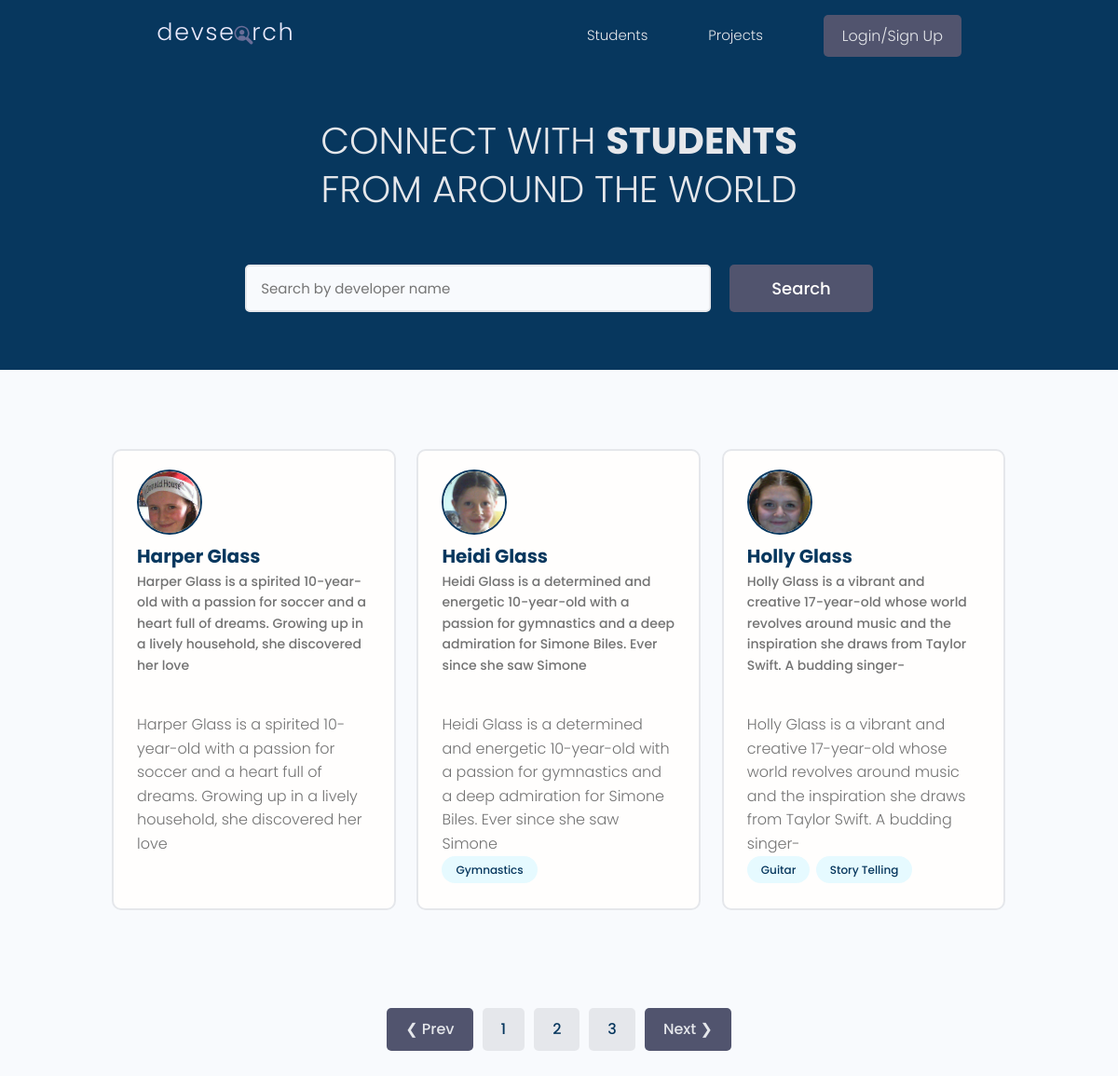
Screenshot of /?page=2 with the database file from the repository.
### users/models.py (models this page shows, shortened)
class Profile(models.Model):
    user = models.OneToOneField(User, on_delete=models.CASCADE, null=True,blank=True) # One User has One Profile
    username = models.CharField(max_length=200 , null=True,blank=True)
    location = models.CharField(max_length=200 , null=True,blank=True)
    name = models.CharField(max_length=200 , null=True,blank=True)
    email = models.EmailField(max_length=200 , null=True,blank=True)
    short_intro = models.TextField(null=True,blank=True)
    bio  = models.TextField(null=True,blank=True)
    profile_image = models.ImageField(null=True,blank=True, upload_to='profiles/',
                                      default="https://res.cloudinary.com/dw32qih2n/image/upload/v1733050419/user_default_jgcypw.png"
                                      )
    social_github = models.CharField(max_length=200,null=True,blank=True)
    social_x = models.CharField(max_length=200 , null=True,blank=True)
    social_linkdin = models.CharField(max_length=200 , null=True,blank=True)
    social_youtube = models.CharField(max_length=200 , null=True,blank=True)
    social_website = models.CharField(max_length=200 , null=True,blank=True)
    created = models.DateTimeField(auto_now_add=True)
    id = models.UUIDField(default=uuid.uuid4, unique=True, primary_key=True,editable=False)
    class Meta:
        ordering = ['name'] # "-" orders by descending
    @property
    def imageURL(self):
        BASE_DIR = Path(__file__).resolve().parent.parent
        os.path.join(BASE_DIR, 'templates')
        try:
            url = self.profile_image.url
        except:
            url= "https://res.cloudinary.com/dw32qih2n/image/upload/v1733050419/user_default_jgcypw.png"
        return url

class Skill(models.Model):
    owner = models.ForeignKey(Profile,on_delete = models.CASCADE, null = True, blank=True)
    name = models.CharField(max_length=200 , null=True,blank=True)
    description = models.TextField(null=True, blank=True)
    created = models.DateTimeField(auto_now_add=True)
    def __str__(self):
        return str(self.name)

### users/views.py (the view)
# urls.py: path('',views.profiles,name="profiles"),
def profiles(request):
    print(os.getcwd())
    search_query = ''
    profiles, search_query = searchProfiles(request)
    custom_range, profiles = paginateProfiles(request, profiles, 3)
    context = {'profiles':profiles , 'search_query':search_query, 'custom_range': custom_range}
    return render(request, 'users/profiles.html', context)

### users/utils.py (called while the page is built)
def searchProfiles(request):
    search_query = ''
    if request.GET.get('search_query'): #search_query is the "name =" on the form
        search_query = request.GET.get('search_query')
    print("SEARCH : ",search_query )
    skills = Skill.objects.filter(name__icontains = search_query)
    profiles = Profile.objects.distinct().filter(
        Q(name__icontains = search_query)| ##__icontains is is not case sensitive -->> BEFORE THE __icontains the filed vlaue from the table is entered  -  in this case "name"
        Q(short_intro__icontains = search_query)|
        Q(bio__icontains = search_query)|
        Q(skill__in=skills)
        ) ##__icontains is is not case sensitive -->> BEFORE THE __icontains the filed vlaue from the table is entered  -  in this case "name"
    return profiles , search_query

def paginateProfiles(request,profiles,results):
    page =   request.GET.get('page')
    paginator  = Paginator(profiles,results)
    try:
        profiles  = paginator.page(page)
    except PageNotAnInteger:
        page = 1
        profiles  = paginator.page(page)
    except EmptyPage:
        page = paginator.num_pages # get last pages
        profiles  = paginator.page(page)
    leftIndex = (int(page) - 1)
    if leftIndex < 1:
        leftIndex = 1
    rightIndex = (int(page) + 2)
    if rightIndex > paginator.num_pages:
        rightIndex = paginator.num_pages + 1
    custom_range = range(leftIndex,rightIndex)
    return custom_range , profiles

### users/templates/users/profiles.html (shortened to what this page needs)
{% extends 'main.html' %}
{% block content %}
  <main class="home">
    <section class="hero-section text-center">
      <div class="container container--narrow">
        <div class="hero-section__box">
          <h2>CONNECT WITH <span>STUDENTS</span></h2>
          <h2>FROM AROUND THE WORLD</h2>
        </div>
        <div class="hero-section__search">
          <form class="form" action=" {% url 'profiles' %}" method="get"  >
            <div class="form__field">
              <input class="input input--text" id="formInput#search" type="text" name="search_query"
                value = "{{ search_query }}" placeholder="Search by developer name" />
            </div>
            <input class="btn btn--sub btn--lg" type="submit" value="Search" />
          </form>
        </div>
      </div>
    </section>
    <section class="devlist">
      <div class="container">
        <div class="grid grid--three">
        {% for profile in profiles %}
          <div class="column card">
            <div class="dev">
              <a href="{% url 'user-profile' profile.id %}" class="card__body">
                  <img class="avatar avatar--md" src="{{profile.imageURL}}" alt="profile_image" />
                  <div class="dev__meta">
                    <h3>{{profile.name}}</h3>
                    <h5>{{profile.short_intro | slice:"150"}}</h5>
                  </div>
                </div>
                <p class="dev__info">
                  {{profile.bio | slice:"150" }}
                </p>
                <div class="dev__skills">
                  {% for skill in profile.skill_set.all %}
                    <span class="tag tag--pill tag--main">
                    <small>{{skill}}</small>
                    </span>
                  {% endfor %}
                </div>
            </div>
            {% endfor%}
          </div>
      </div>
    </section>
    {% include 'pagination.html' with query_set=profiles custom_range=custom_range  %}
</main>
{% endblock content %}

### static/styles/app.css (style rules this page uses)
:root { --color-sub: var(--color-main); }
.btn--sub { background-color: var(--color-sub-light); }
.card { border: 2px solid var(--color-light); }
img { width: 100%; }
.hero-section { height: 40vh; display: flex; align-items: center; background-color: var(--color-sub); }
.hero-section__box { margin-bottom: 4rem; }
.hero-section__box > h2, .hero-section__box > h2 > span { font-size: 4rem; color: var(--color-light); line-height: 1.3; text-transform: uppercase; }
.hero-section__box > h2 { font-weight: 300; }
.hero-section__box > h2 > span { font-weight: 700; }
.hero-section__search > .form { display: flex; align-items: center; justify-content: center; gap: 2rem; }
.hero-section__search > .form input.input--text { width: 50rem; }
.devlist { margin-top: 8rem; }
.devlist .grid { align-items: stretch; }
.devlist .dev .dev__meta h3 { color: var(--color-sub); font-size: 2rem; font-weight: 700; }
.devlist .dev .dev__meta h5 { color: var(--color-text); font-size: 1.4rem; font-weight: 500; }

### static/uikit/styles/modules/_variables.css (style rules this page uses)
:root { --color-main: #07375e; --color-main-light: #e6faff; --color-sub: #3f4156; --color-sub-light: #51546e; --color-sub-lighter: rgb(215, 207, 218); --color-text: #737373; --color-gray: #8b8b8b; --color-light: #e5e7eb; --color-light-gray: #767676; --color-bg: #f8fafd; --color-white: #fffefd; --color-white-light: #f3f3f3; --color-success: #359e64; --color-success-bg: #def8e8; --color-error: #fc4b0b; --color-error-bg: #fff2ee; --font-base: 'Poppins', arial, helvetica, 'Segoe UI', roboto, ubuntu, sans-serif; --font-monospace: 'Fira Code', 'Courier New', courier, monospace; --font-regular: 300; --font-medium: 500; --font-bold: 700; --generic-shadow: 1px 1px 5px #00000010; --generic-transition: all 0.3s ease-in-out; }

### static/uikit/styles/modules/_base.css (style rules this page uses)
* { margin: 0; padding: 0; box-sizing: border-box; text-rendering: optimizeLegibility; color: inherit; font-size: inherit; }
html { font-size: 50%; }
@media only screen and (min-width: 480px) { html { font-size: 56.25%; } }
@media only screen and (min-width: 1200px) { html { font-size: 62.5%; } }
body { line-height: 1.6; font-weight: 400; font-size: 1.5rem; color: var(--color-text); background-color: var(--color-bg); min-height: 100vh; }

### static/uikit/styles/modules/_typography.css (style rules this page uses)
* { font-family: var(--font-base); }
h2 { font-size: 3.6rem; font-weight: var(--font-bold); }
h3 { font-size: 3.2rem; font-weight: var(--font-medium); }
h5 { font-size: 2.4rem; font-weight: var(--font-medium); }
h5, h6 { font-weight: var(--font-regular); }
p, span, strong { font-size: 1.6rem; color: var(--color-text); font-weight: var(--font-regular); }
a { padding-bottom: 2px; text-decoration: none; display: inline-block; color: var(--color-main); font-weight: var(--font-medium); }

### static/uikit/styles/modules/_utilities.css (style rules this page uses)
.container { width: 92%; max-width: 165rem; margin: 0 auto; box-sizing: border-box; }
.container--narrow { width: 92%; max-width: 120rem; }
@media screen and (min-width: 1000px) { .container { width: 90%; } }
@media screen and (min-width: 1000px) { .container--narrow { width: 85%; } }
@media screen and (min-width: 1200px) { .container { width: 80%; } }
@media screen and (min-width: 1200px) { .container--narrow { width: 72%; } }
.text-center { text-align: center; }

### static/uikit/styles/modules/_avatar.css (style rules this page uses)
.avatar { border-radius: 50%; border: 2px solid var(--color-main); object-fit: cover; }
.avatar--md { height: 7rem; width: 7rem; }

### static/uikit/styles/modules/_button.css (style rules this page uses)
.btn { display: inline-block; position: relative; cursor: pointer; background-color: var(--color-light); font-weight: var(--font-medium); color: var(--color-sub); text-decoration: none; padding: 1rem 2rem; border-radius: 0.5rem; border: none; width: -webkit-fit-content; width: -moz-fit-content; width: fit-content; height: -webkit-fit-content; height: -moz-fit-content; height: fit-content; font-size: 1.6rem; outline-width: 0; outline-color: transparent; -webkit-backface-visibility: hidden; backface-visibility: hidden; transition: all 0.3s ease-in-out; }
.btn--sub { background-color: var(--color-sub); color: var(--color-white); }
.btn--lg { font-size: 1.8rem; padding: 1.2rem 4.5rem; }

### static/uikit/styles/modules/_card.css (style rules this page uses)
.card { border-radius: 1rem; background-color: var(--color-white); border: 1.5px solid var(--color-light); width: auto; height: auto; margin-top: 0.5rem; margin-bottom: 0.5rem; overflow: hidden; }
.card__body, .card__header { padding: 2rem 2.5rem; }

### rows the page displays
Profile: imageURL (picture), name "Harper Glass", short_intro "Harper Glass is a spirited 10-year-old with a passion for soccer and a heart full of dreams. Growing up in a lively household, she discovered her love", bio "Harper Glass is a spirited 10-year-old with a passion for soccer and a heart full of dreams. Growing up in a lively household, she discovered her love"
Profile: imageURL (picture), name "Heidi Glass", short_intro "Heidi Glass is a determined and energetic 10-year-old with a passion for gymnastics and a deep admiration for Simone Biles. Ever since she saw Simone", bio "Heidi Glass is a determined and energetic 10-year-old with a passion for gymnastics and a deep admiration for Simone Biles. Ever since she saw Simone"
Skill: name "Gymnastics"
Profile: imageURL (picture), name "Holly Glass", short_intro "Holly Glass is a vibrant and creative 17-year-old whose world revolves around music and the inspiration she draws from Taylor Swift. A budding singer-", bio "Holly Glass is a vibrant and creative 17-year-old whose world revolves around music and the inspiration she draws from Taylor Swift. A budding singer-"
Skill: name "Guitar"
Skill: name "Story Telling"

### other values shown
{{ page }} "1" "2" "3"
